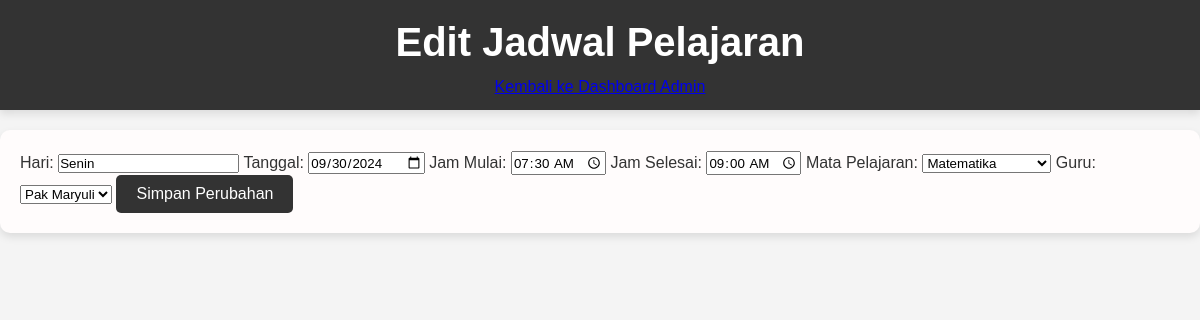
The page /admin/edit.php?id=1 on the database its author committed.
### tables this page shows
CREATE TABLE `jadwal_pelajaran` (
  `id` int(11) NOT NULL,
  `hari` varchar(10) NOT NULL,
  `tanggal` date NOT NULL,
  `jam_mulai` time NOT NULL,
  `jam_selesai` time NOT NULL,
  `mata_pelajaran` varchar(100) NOT NULL,
  `guru` varchar(100) NOT NULL
);

### admin/edit.php (the view, shortened to what this page needs)
<?php
include '../includes/db.php';
$id = intval($_GET['id']);
$query = "SELECT * FROM jadwal_pelajaran WHERE id = ?";
$stmt = $conn->prepare($query);
$stmt->bind_param("i", $id);
$stmt->execute();
$result = $stmt->get_result();
$jadwal = $result->fetch_assoc();
$mata_pelajaran_query = "SELECT * FROM mata_pelajaran";
$mata_pelajaran_result = $conn->query($mata_pelajaran_query);
$guru_query = "SELECT * FROM guru";
$guru_result = $conn->query($guru_query);
?>
<!DOCTYPE html>
<html lang="en">
<head>
    <link rel="stylesheet" href="../css/style.css">
</head>
<body>
    <header>
        <h1>Edit Jadwal Pelajaran</h1>
        <nav>
            <a href="admin_dashboard.php">Kembali ke Dashboard Admin</a>
        </nav>
    </header>
    <main>
        <form action="edit.php?id=<?php echo $id; ?>" method="POST">
            <label for="hari">Hari:</label>
            <input type="text" id="hari" name="hari" value="<?php echo htmlspecialchars($jadwal['hari']); ?>" required>
            <label for="tanggal">Tanggal:</label>
            <input type="date" id="tanggal" name="tanggal" value="<?php echo htmlspecialchars($jadwal['tanggal']); ?>" required>
            <label for="jam_mulai">Jam Mulai:</label>
            <input type="time" id="jam_mulai" name="jam_mulai" value="<?php echo date('H:i', strtotime($jadwal['jam_mulai'])); ?>" required>
            <label for="jam_selesai">Jam Selesai:</label>
            <input type="time" id="jam_selesai" name="jam_selesai" value="<?php echo date('H:i', strtotime($jadwal['jam_selesai'])); ?>" required>
            <label for="mata_pelajaran_id">Mata Pelajaran:</label>
            <select id="mata_pelajaran_id" name="mata_pelajaran_id" required>
                <?php while ($row = $mata_pelajaran_result->fetch_assoc()): ?>
                <option value="<?php echo $row['id']; ?>" <?php echo ($row['id'] == $jadwal['mata_pelajaran_id']) ? 'selected' : ''; ?>>
                    <?php echo htmlspecialchars($row['nama_pelajaran']); ?>
                </option>
                <?php endwhile; ?>
            </select>
            <label for="guru_id">Guru:</label>
            <select id="guru_id" name="guru_id" required>
                <?php while ($row = $guru_result->fetch_assoc()): ?>
                <option value="<?php echo $row['id']; ?>" <?php echo ($row['id'] == $jadwal['guru_id']) ? 'selected' : ''; ?>>
                    <?php echo htmlspecialchars($row['nama_guru']); ?>
                </option>
                <?php endwhile; ?>
            </select>
            <button type="submit">Simpan Perubahan</button>
        </form>
    </main>
</body>
</html>

### css/style.css (style rules this page uses)
* { margin: 0; padding: 0; box-sizing: border-box; font-family: Arial, sans-serif; }
body { background-color: #f4f4f4; color: #333; line-height: 1.6; }
header { background-color: #333; color: #fff; padding: 10px 0; text-align: center; box-shadow: 0 4px 8px rgba(0, 0, 0, 0.1); }
header h1 { margin: 0; font-size: 2.5em; }
main { padding: 20px; max-width: 1200px; margin: 20px auto; background-color: #fffcfc; border-radius: 10px; box-shadow: 0 4px 8px rgba(0, 0, 0, 0.1); }
button { background-color: #333; color: #fff; padding: 10px 20px; border: none; border-radius: 5px; cursor: pointer; font-size: 1em; }

### rows shown on the page
jadwal_pelajaran: hari "Senin", tanggal "09/30/2024", jam_mulai "07:30", jam_selesai "09:00"

### other values the page prints
form field mata_pelajaran_id "Matematika"
form field guru_id "Pak Maryuli"
